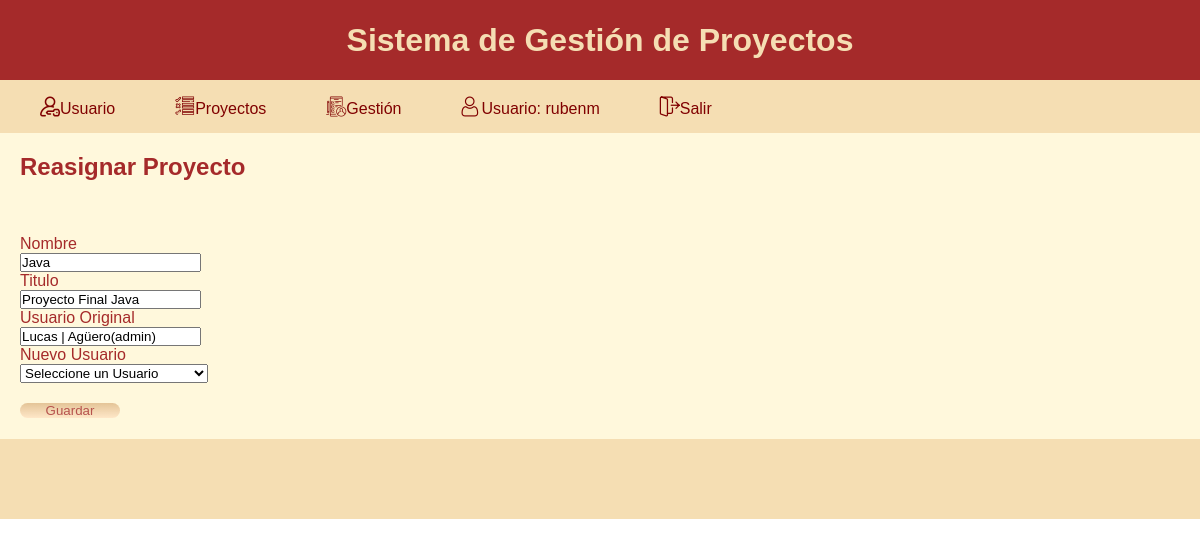
Page /home.php?menu_opcion=gestion_reasignar&proyecto_id=1 (signed in) on the committed database.
### tables this page shows
CREATE TABLE `proyectos` (
  `proyecto_id` int(10) NOT NULL,
  `proyecto_nombre` varchar(25) NOT NULL,
  `proyecto_titulo` varchar(50) NOT NULL,
  `proyecto_usuario_id` int(10) NOT NULL,
  `proyecto_deadline` date NOT NULL,
  `proyecto_progreso` int(11) NOT NULL DEFAULT 0,
  `proyecto_creacion_ts` datetime NOT NULL DEFAULT current_timestamp(),
  `proyecto_estado` char(1) NOT NULL DEFAULT 'a'
);

CREATE TABLE `usuarios` (
  `usuario_id` int(10) NOT NULL,
  `usuario_nombre` varchar(40) NOT NULL,
  `usuario_apellido` varchar(40) NOT NULL,
  `usuario_user` varchar(20) NOT NULL,
  `usuario_password` varchar(25) NOT NULL,
  `usuario_intentos` int(1) NOT NULL DEFAULT 0,
  `usuario_email` varchar(40) NOT NULL,
  `usuario_estado` char(1) NOT NULL DEFAULT 'a'
);

### conexion.php (called while the page is built, shortened)
<?php
function db_conectar($db_datos){
	if (!($link = mysqli_connect($db_datos['db_host'] . ":" . $db_datos['db_port'], $db_datos['db_user'], $db_datos['db_pass']))) {
		echo"Ha ocurrido un error al intentar conectar  con el servidor: " . $host . "<br>";
		exit();
	}
	return $link;
}
function db_recuperar ($db_datos,$consulta){
    $conexion_db = db_conectar($db_datos);
    $resultado=mysqli_query($conexion_db, $consulta);
    return $resultado;
}
?>

### gestion.php (the view, shortened to what this page needs)
<?php
function gestion_reasignar($db_datos,$datos_formulario){
    $proyecto_id=$datos_formulario['proyecto_id'];
    $consulta="SELECT * FROM proyectos Inner Join usuarios ON (usuario_id = proyecto_usuario_id) WHERE (proyecto_id = '$proyecto_id')";
    $resultado=db_recuperar($db_datos,$consulta);
    $db_registros = mysqli_fetch_array($resultado);
    $proyecto_nombre=$db_registros['proyecto_nombre'];
    $proyecto_titulo=$db_registros['proyecto_titulo'];
    $usuario_original=$db_registros['usuario_nombre'] . " | " . $db_registros['usuario_apellido'] . "(" . $db_registros['usuario_user'] . ")";
    ?>
    <form action="home.php?menu_opcion=gestion_reasignar_guardar" method="post">
        <input type="hidden" name="proyecto_id" id="proyecto_id" value="<?php echo $proyecto_id; ?>" readonly><br>
        <label for="proyecto_nombre">Nombre</label><br>
        <input type="text" name="proyecto_nombre" id="proyecto_nombre"  value="<?php echo $proyecto_nombre; ?>" readonly><br>
        <label for="proyecto_apellido">Titulo</label><br>
        <input type="text" name="proyecto_apellido" id="proyecto_apellido"  value="<?php echo $proyecto_titulo; ?>" readonly><br>
        <label for="usuario_viejo">Usuario Original</label><br>
        <input type="text" name="usuario_viejo" id="usuario_viejo"  value="<?php echo $usuario_original; ?>" readonly><br>
        <label for="usuario_id">Nuevo Usuario</label><br>
        <select name="usuario_id">
            <option value="-1" selected>Seleccione un Usuario</option>
        </select>
        <br>
        <br>
        <input type="submit" name="btn_frm_enviar" value="Guardar">
    </form>
<?php
}
        ?>

### css/estilos.css (style rules this page uses)
* { margin: 0; padding: 0; box-sizing: border-box; font-family: sans-serif; }
body { color: #A52A2A; margin: 0; padding: 0px; width: 100%; height: 100%; }
input[type="submit"] { background: linear-gradient(#DEB887,#FFE4C4); width: 100px; border: 0; color:brown; opacity: 0.8; cursor: pointer; border-radius: 20px; margin-bottom: 0; padding: 0 5px; }

### css/menu.css (style rules this page uses)
* { margin: 0; padding: 0; box-sizing: border-box; font-family: sans-serif; }

### rows in the picture
proyectos: proyecto_nombre "Java", proyecto_apellido "Proyecto Final Java", usuario_viejo "Lucas | Agüero(admin)"

### other values in the picture
$_SESSION['user'] "rubenm"
$titulo_pagina "Reasignar Proyecto"
